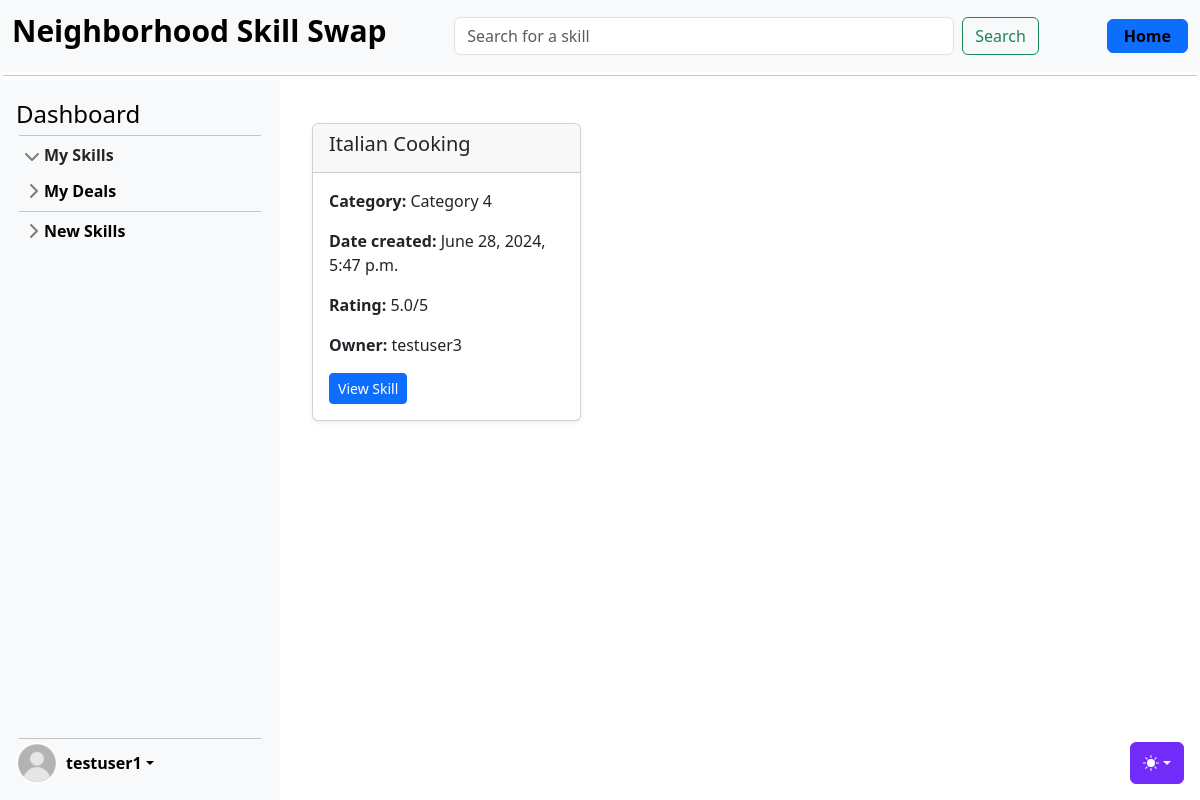
Page /skills/categories/Category 4/ (signed in) on the earlier database version.
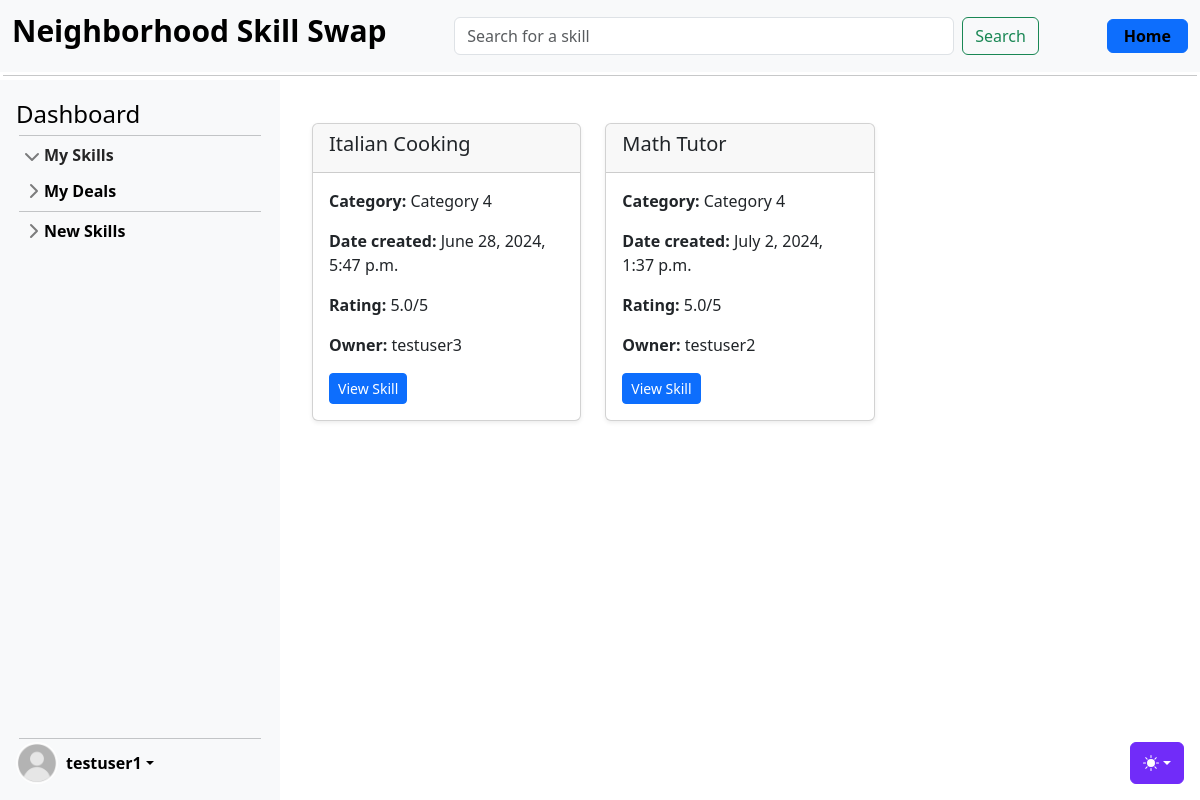
Same page on the later database version.
### skills/models.py (models this page shows, shortened)
class Skill(models.Model):
    name = models.CharField(max_length=100, blank=False)
    level = models.CharField(max_length=20, blank=False)
    description = models.TextField()
    owner = models.ForeignKey(settings.AUTH_USER_MODEL, on_delete=models.CASCADE)
    category = models.ForeignKey(Category, on_delete=models.CASCADE)
    date = models.DateTimeField(auto_now_add=True)
    skill_type = models.CharField(max_length=20, blank=False)
    rating = models.FloatField(default=5.0)

class Category(models.Model):
    name = models.CharField(max_length=100, unique=True, blank=False)
    def __str__(self):
        return self.name

### accounts/models.py (models this page shows)
class CustomUser(AbstractUser):
    age = models.PositiveIntegerField(null=True, blank=True)
    def __str__(self):
        return self.username

### skills/views_skills.py (the view)
# urls.py: path("", SkillListView.as_view(), name="skill_list"),
class SkillListView(LoginRequiredMixin, ListView):
    model = Skill
    template_name = "skills/skill_list.html"
    form_class = SkillSearchForm
    context_object_name = "skills"
    def dispatch(self, request: HttpRequest, *args: str, **kwargs: str) -> HttpResponse:
        self.request_path = request.path
        self.skill_type = kwargs.get("skill_type", None)
        self.category = kwargs.get("category", None)
        return super().dispatch(request, *args, **kwargs)
    def get_queryset(self) -> Skill:
        skillset_all_other_users = Skill.objects.exclude(owner=self.request.user)
        skillset_user = Skill.objects.filter(owner=self.request.user)
        skillset_all = Skill.objects.all()
        search_term = self.request.GET.get("search_term")
        if self.request_path == "/skills/search/":
            if search_term:
                skillset = skillset_all_other_users.filter(
                    Q(name__icontains=search_term)
                    | Q(description__icontains=search_term)
                )
            else:
                skillset = Skill.objects.none()
        elif self.request_path.startswith("/skills/categories/") and self.category:
            skillset = skillset_all_other_users.filter(
                category__name__iexact=self.category
            )
        elif self.request_path == "/skills/wanted":
            skillset = skillset_user.filter(skill_type="wanted")
        elif self.request_path == "/skills/offered":
            skillset = skillset_user.filter(skill_type="offered")
        elif self.request_path == "/skills/all":
            skillset = skillset_all
        else:
            pass
        return skillset
    def get_context_data(self, **kwargs: str) -> dict[str, str]:
        context = super().get_context_data(**kwargs)
        context["form"] = SkillSearchForm(self.request.GET or None)
        search_term = self.request.GET.get("search_term")
        print(f"search term in get_context_data: {search_term}")
        if (
            self.request_path == "/skills/search/"
            and search_term
            and not context["skills"]
        ):
            context["no_results"] = "No skills matched your search criteria."
        return context

### skills/forms.py
class SkillSearchForm(forms.Form):
    search_term = forms.CharField(max_length=100, required=False, label="Search")

### templates/skills/skill_list.html (shortened to what this page needs)
{% extends 'base.html' %}
{% block content %}
<div class="container mt-4">
    <div class="row">
        {% for skill in skills %}
        <div class="col-md-4 mb-4">
            <div class="card h-100 shadow-sm">
                <div class="card-header">
                    <h5 class="card-title">{{ skill.name }}</h5>
                </div>
                <div class="card-body">
                    <p class="card-text"><strong>Category:</strong> {{ skill.category }}</p>
                    <p class="card-text"><strong>Date created:</strong> {{ skill.date }}</p>
                    {% if skill.skill_type != "wanted" %}
                        <p class="card-text"><strong>Rating:</strong> {{ skill.rating }}/5</p>
                    {% endif %}
                    {% if skill.owner != request.user %}
                        <p class="card-text"><strong>Owner:</strong> {{ skill.owner }}</p>
                    {% endif %}
                    <a href="{% url 'skill_detail' skill.pk %}" class="btn btn-primary btn-sm">View Skill</a>
                </div>
            </div>
        </div>
        {% endfor %}
    </div>
</div>
{% endblock %}

Differences in the rows shown:
added Skill: name "Math Tutor", category "Category 4", date "July 2, 2024, 1:37 p.m.", rating "5.0", owner "testuser2"
